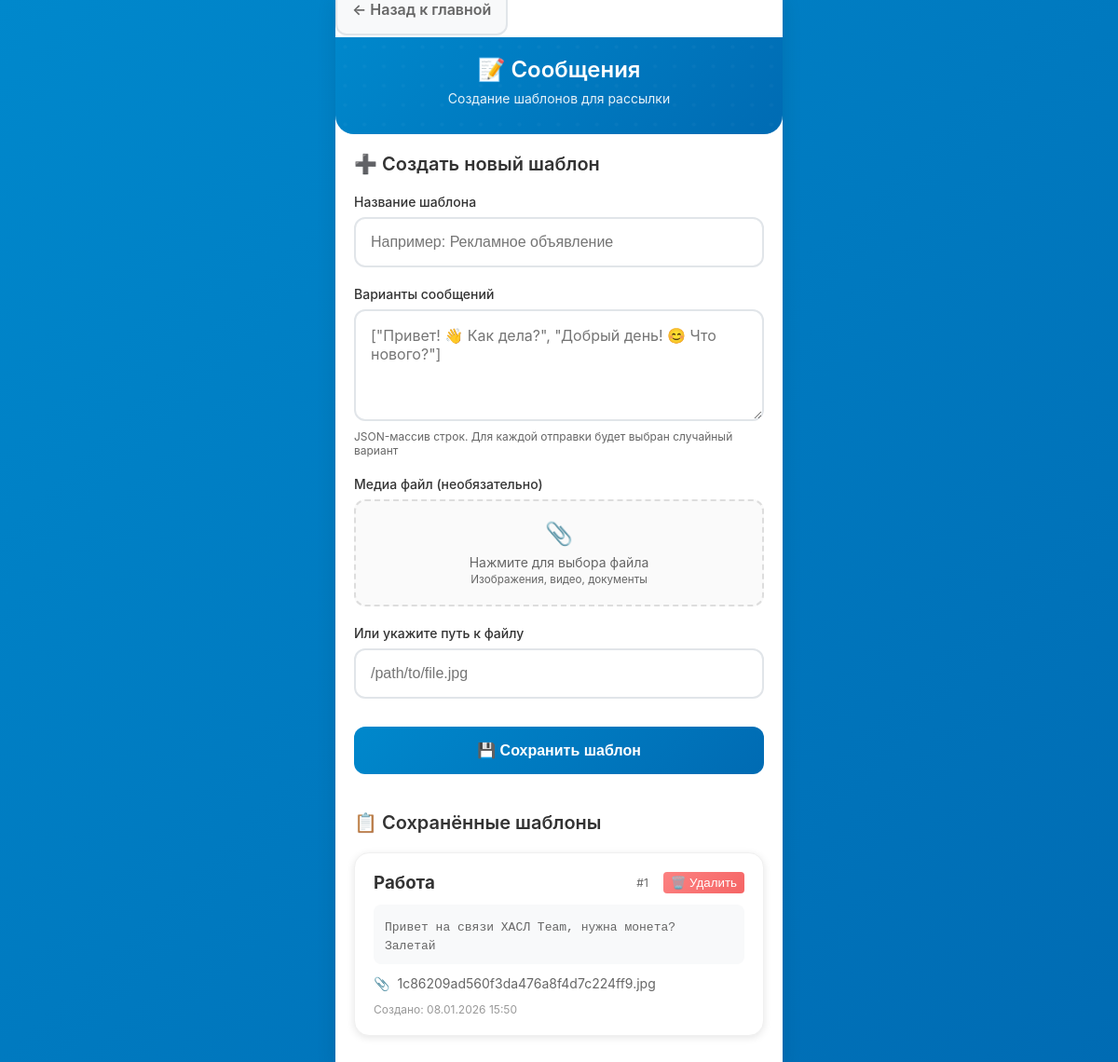
/messages (signed in), run on an earlier commit of the app's database.
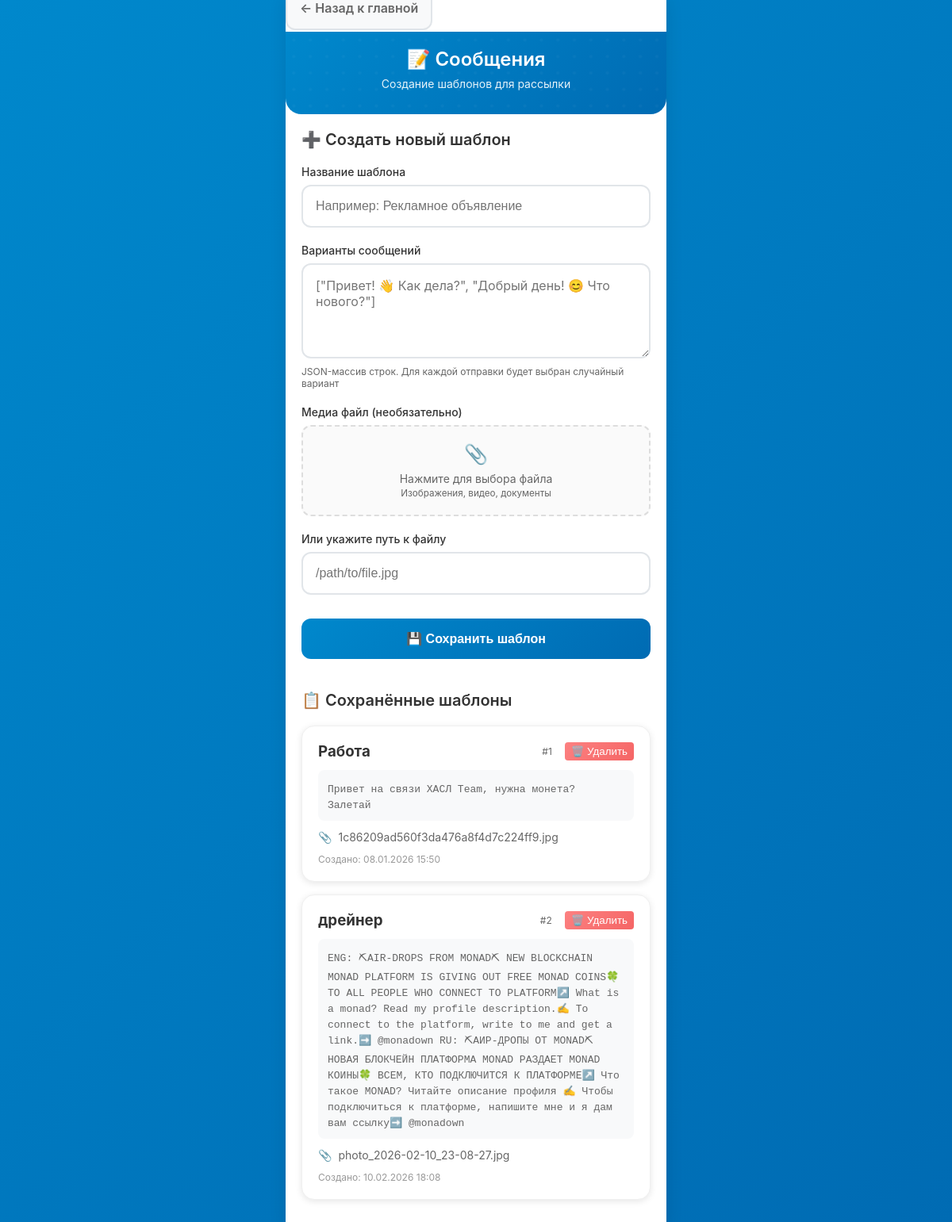
And on a later commit of the database.
### app/db.py (models this page shows)
class MessageTemplate(SQLModel, table=True):
    id: Optional[int] = Field(default=None, primary_key=True)
    title: str
    variants_json: str                   # JSON-массив с вариантами сообщений
    media_path: Optional[str] = None     # путь к файлу (если есть медиа)
    created_at: datetime = Field(default_factory=datetime.utcnow)
    jobs: List["Job"] = Relationship(back_populates="template")

### app/routers.py (the view)
@router.get("/messages", response_class=HTMLResponse)
def list_messages(request: Request, session: Session = Depends(get_session), auth: bool = Depends(check_auth)):
    messages = session.exec(select(MessageTemplate)).all()
    return templates.TemplateResponse("messages.html", {"request": request, "messages": messages})

### app/templates/messages.html (shortened to what this page needs)
{% extends "base.html" %}
{% block content %}
<div style="margin-bottom: 20px;">
    <a href="/" class="btn btn-secondary" style="margin-right: 10px; text-decoration: none;">
        ← Назад к главной
    </a>
</div>
<div class="header">
    <h1>📝 Сообщения</h1>
    <p class="subtitle">Создание шаблонов для рассылки</p>
</div>
<div class="content">
    <div class="page-title">➕ Создать новый шаблон</div>
    <form method="post" action="/messages/add" enctype="multipart/form-data">
        <div class="form-group">
            <label class="form-label">Название шаблона</label>
            <input type="text" name="title" class="form-input" placeholder="Например: Рекламное объявление" required>
        </div>
        <div class="form-group">
            <label class="form-label">Варианты сообщений</label>
            <textarea name="variants_json" class="form-textarea" placeholder='["Привет! 👋 Как дела?", "Добрый день! 😊 Что нового?"]' required></textarea>
            <div style="color: #666; font-size: 12px; margin-top: 5px;">
                JSON-массив строк. Для каждой отправки будет выбран случайный вариант
            </div>
        </div>
        <div class="form-group">
            <label class="form-label">Медиа файл (необязательно)</label>
            <label class="file-upload">
                <div class="file-upload-icon">📎</div>
                <div class="file-upload-text">Нажмите для выбора файла<br><small>Изображения, видео, документы</small></div>
            </label>
        </div>
        <div class="form-group">
            <label class="form-label">Или укажите путь к файлу</label>
            <input type="text" name="media_path" class="form-input" placeholder="/path/to/file.jpg">
        </div>
        <button type="submit" class="btn">💾 Сохранить шаблон</button>
    </form>
    <div style="margin-top: 40px;">
        <div class="page-title">📋 Сохранённые шаблоны</div>
        {% if messages %}
        {% for m in messages %}
        <div class="card">
            <div style="display: flex; justify-content: space-between; align-items: start; margin-bottom: 12px;">
                <h3 style="margin: 0; color: #333;">{{ m.title }}</h3>
                <div style="display: flex; gap: 8px; align-items: center;">
                    <span style="color: #666; font-size: 12px; margin-right: 8px;">#{{ m.id }}</span>
                    <form method="post" action="/messages/{{ m.id }}/delete" style="display: inline;"
                          onsubmit="return confirm('Удалить шаблон {{ m.title }}?')">
                        <button type="submit" class="btn-sm" style="background: linear-gradient(135deg, #fc8181 0%, #f56565 100%); color: white; border: none; padding: 4px 8px; border-radius: 4px; cursor: pointer;">
                            🗑️ Удалить
                        </button>
                    </form>
                </div>
            </div>
            <div style="background: #f8f9fa; padding: 12px; border-radius: 8px; margin-bottom: 12px;">
                <code style="font-size: 13px; color: #666;">{{ m.variants_json }}</code>
            </div>
            {% if m.media_path %}
            <div style="display: flex; align-items: center; gap: 8px; color: #666; font-size: 14px;">
                <span>📎</span>
                <span>{{ m.media_path.split('/')[-1] }}</span>
            </div>
            {% endif %}
            <div style="color: #999; font-size: 12px; margin-top: 12px;">
                Создано: {{ m.created_at.strftime('%d.%m.%Y %H:%M') }}
            </div>
        </div>
        {% endfor %}
        {% else %}
        <div style="text-align: center; color: #666; padding: 40px 20px;">
            <div style="font-size: 48px; margin-bottom: 16px;">📝</div>
            <p>Пока нет шаблонов сообщений</p>
            <p style="font-size: 14px; margin-top: 8px;">Создайте первый шаблон выше</p>
        </div>
        {% endif %}
    </div>
</div>
{% endblock %}

### app/templates/base.html (shortened to what this page needs)
<!DOCTYPE html>
<html lang="ru">
<head>
</head>
<body>
    <div class="container">
        {% block content %}{% endblock %}
    </div>
</body>
</html>

### app/templates/base.html (style rules this page uses)
* { margin: 0; padding: 0; box-sizing: border-box; -webkit-tap-highlight-color: transparent; }
body { font-family: -apple-system, BlinkMacSystemFont, 'Segoe UI', Roboto, 'Helvetica Neue', Arial, sans-serif; background: linear-gradient(135deg, #0088cc 0%, #006bb3 100%); min-height: 100vh; color: #333; overflow-x: hidden; }
.container { max-width: 480px; margin: 0 auto; min-height: 100vh; background: #fff; position: relative; box-shadow: 0 0 20px rgba(0,0,0,0.1); }
.header { background: linear-gradient(135deg, #0088cc 0%, #006bb3 100%); color: white; padding: 20px 20px 30px; position: relative; border-radius: 0 0 20px 20px; }
.header::before { content: ''; position: absolute; top: 0; left: 0; right: 0; height: 100%; opacity: 0.3; pointer-events: none; }
.header h1 { font-size: 24px; font-weight: 600; text-align: center; margin-bottom: 8px; position: relative; z-index: 1; }
.header .subtitle { text-align: center; opacity: 0.9; font-size: 14px; position: relative; z-index: 1; }
.content { padding: 20px; min-height: calc(100vh - 200px); }
.page-title { font-size: 20px; font-weight: 600; color: #333; margin-bottom: 20px; display: flex; align-items: center; gap: 8px; }
.form-group { margin-bottom: 20px; }
.form-label { display: block; font-weight: 500; color: #333; margin-bottom: 8px; font-size: 14px; }
.form-input { width: 100%; padding: 16px; border: 2px solid #e1e5e9; border-radius: 12px; font-size: 16px; transition: all 0.3s ease; background: #fff; }
.form-textarea { width: 100%; padding: 16px; border: 2px solid #e1e5e9; border-radius: 12px; font-size: 16px; min-height: 120px; resize: vertical; font-family: inherit; transition: all 0.3s ease; }
.btn { width: 100%; padding: 16px; background: linear-gradient(135deg, #0088cc 0%, #006bb3 100%); color: white; border: none; border-radius: 12px; font-size: 16px; font-weight: 600; cursor: pointer; transition: all 0.3s ease; margin-top: 10px; }
.btn-secondary { background: #f8f9fa; color: #666; border: 2px solid #e1e5e9; }
.file-upload { position: relative; display: block; width: 100%; padding: 20px; border: 2px dashed #ddd; border-radius: 12px; text-align: center; cursor: pointer; transition: all 0.3s ease; background: #fafafa; }
.file-upload-icon { font-size: 24px; margin-bottom: 8px; color: #666; }
.file-upload-text { color: #666; font-size: 14px; }
.card { background: #fff; border-radius: 16px; padding: 20px; margin-bottom: 16px; box-shadow: 0 2px 8px rgba(0,0,0,0.1); border: 1px solid #f0f0f0; }

What changed in the data, as far as the page shows it:
added MessageTemplate: title "дрейнер", id "2", variants_json "ENG: ⛏AIR-DROPS FROM MONAD⛏ NEW BLOCKCHAIN MONAD PLATFORM IS GIVING OUT FREE MONAD COINS🍀 TO ALL PEOPLE WHO CONNECT TO PLATFORM↗️ What is a monad? Read my profile description.✍️ To connect to the platform, write to me and get a link.➡️ @monadown RU: ⛏АИР-ДРОПЫ ОТ MONAD⛏ НОВАЯ БЛОКЧЕЙН ПЛАТФОРМА MONAD РАЗДАЕТ MONAD КОИНЫ🍀 ВСЕМ, КТО ПОДКЛЮЧИТСЯ К ПЛАТФОРМЕ↗️ Что такое MONAD? Читайте описание профиля ✍️ Чтобы подключиться к платформе, напишите мне и я дам вам ссылку➡️ @monadown", media_path "photo_2026-02-10_23-08-27.jpg", created_at "10.02.2026 18:08"
